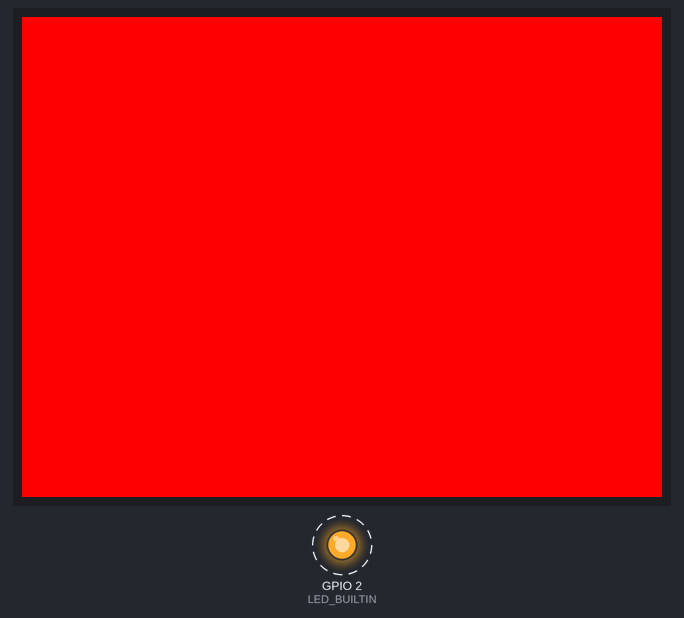
Bench run of a sketch on a simulated ESP32. On the bench: 320×240 colour display, output pins drawn as LEDs (lit = HIGH). Dashed ring = blinking.

Above: at 0.9 s.
Timing chart, 0 to 5.0 s (numbered marks = the images above):
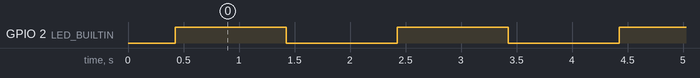

Measured:
- by itself, GPIO 2 (LED_BUILTIN): alternates HIGH for 1.0 s and LOW for 1.0 s

The sketch:

Wio_Terminal.ino
```cpp
//! xóa thư viện TFT_eSPI trong libraries trong bộ cài Board đã có sảng thư viện "TFT_eSPI.h"
#include "TFT_eSPI.h"
TFT_eSPI tft;

void setup() {
  Serial.begin(115200);
  delay(200);
  pinMode(LED_BUILTIN, OUTPUT);

  tft.begin();
  tft.setRotation(3);
  tft.fillScreen(TFT_RED);
  //digitalWrite(LCD_BACKLIGHT, HIGH);  // turn on the backlight

}

void loop() {
  digitalWrite(LED_BUILTIN, HIGH);
  delay(1000);
  digitalWrite(LED_BUILTIN, LOW);
  delay(1000);
}
```
